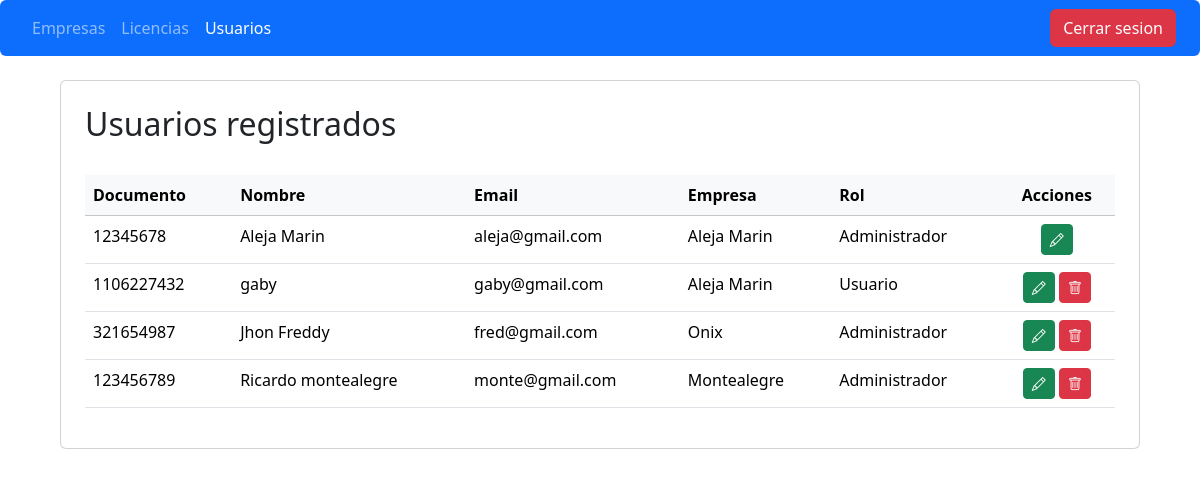
The page /superadmin/usuarios.php (signed in) on the database its author committed.
### tables this page shows
CREATE TABLE `usuario` (
  `documento` int(11) NOT NULL,
  `nombre` varchar(50) NOT NULL,
  `email` varchar(50) NOT NULL,
  `password` varchar(500) NOT NULL,
  `Id_rol` int(11) NOT NULL,
  `id_empresa` int(11) NOT NULL
);

CREATE TABLE `empresa` (
  `id_empresa` int(11) NOT NULL,
  `nombre_empresa` varchar(50) NOT NULL
);

CREATE TABLE `rol` (
  `Id_rol` int(11) NOT NULL,
  `nombre_rol` varchar(50) NOT NULL
);

### superadmin/usuarios.php (the view, shortened to what this page needs)
<?php
$conex = new Database;
$con = $conex->conectar();
$sql = $con->prepare("SELECT u.documento, u.nombre, u.email, e.nombre_empresa, e.id_empresa, r.nombre_rol
                     FROM usuario u
                     LEFT JOIN empresa e ON u.id_empresa = e.id_empresa
                     LEFT JOIN rol r ON u.Id_rol = r.Id_rol
                     ORDER BY u.nombre ASC");
$sql->execute();
$usuarios = $sql->fetchAll(PDO::FETCH_ASSOC);
?>
<!DOCTYPE html>
<html lang="en">
<head>
    <link href="https://cdn.jsdelivr.net/npm/bootstrap@5.3.2/dist/css/bootstrap.min.css" rel="stylesheet">
    <link rel="stylesheet" href="https://cdn.jsdelivr.net/npm/bootstrap-icons@1.11.1/font/bootstrap-icons.css">
</head>
<body class="container-fluid">
    <nav class="navbar navbar-expand-lg navbar-dark bg-primary mb-4 rounded">
        <div class="container-fluid">
            <div class="collapse navbar-collapse" id="navbarNav">
                <ul class="navbar-nav ms-4 me-auto">
                    <li class="nav-item">
                        <a class="nav-link" href="index.php">Empresas</a>
                    </li>
                    <li class="nav-item">
                        <a class="nav-link" href="licencias.php">Licencias</a>
                    </li>
                    <li class="nav-item">
                        <a class="nav-link active" href="usuarios.php">Usuarios</a>
                    </li>
                </ul>
                <div class="d-flex">
                    <a href="../include/exit.php" class="btn btn-danger me-4">Cerrar sesion</a>
                </div>
            </div>
        </div>
    </nav>
    <section class="card p-4 mx-auto" style="max-width: 90%;">
        <div class="d-flex justify-content-between align-items-center mb-4">
            <h2>Usuarios registrados</h2>
        </div>
        <table class="table table-hover">
            <thead class="table-light">
                <tr>
                    <th>Documento</th>
                    <th>Nombre</th>
                    <th>Email</th>
                    <th>Empresa</th>
                    <th>Rol</th>
                    <th class="text-center">Acciones</th>
                </tr>
            </thead>
            <tbody>
                <?php if(count($usuarios) > 0): ?>
                    <?php foreach($usuarios as $usuario): ?>
                        <tr>
                            <td><?php echo $usuario['documento']; ?></td>
                            <td><?php echo $usuario['nombre']; ?></td>
                            <td><?php echo $usuario['email']; ?></td>
                            <td><?php echo $usuario['nombre_empresa'] ? $usuario['nombre_empresa'] : '<span class="badge bg-secondary">Sin empresa</span>'; ?></td>
                            <td><?php echo $usuario['nombre_rol']; ?></td>
                            <td class="text-center">
                                <a href="editar_admin.php?documento=<?php echo $usuario['documento']; ?>&&nom=<?php echo $usuario['nombre_empresa']?>&&id=<?php echo $usuario['id_empresa']?>" class="btn btn-sm btn-success"><i class="bi bi-pencil"></i></a>
                                <?php if($_SESSION['documento'] != $usuario['documento']): ?>
                                <form method="POST" style="display:inline;">
                                    <button type="submit" name="eliminar" class="btn btn-sm btn-danger" onclick="return confirm('¿Está seguro de eliminar este usuario?')"><i class="bi bi-trash"></i></button>
                                </form>
                                <?php endif; ?>
                            </td>
                        </tr>
                    <?php endforeach; ?>
                <?php else: ?>
                    <tr>
                        <td colspan="6" class="text-center">No hay usuarios registrados</td>
                    </tr>
                <?php endif; ?>
            </tbody>
        </table>
    </section>
</body>
</html>

### superadmin/usuarios.php (style rules this page uses)
.container-fluid { padding-left: 0; padding-right: 0; }

### rows shown on the page
usuario: documento "12345678", nombre "Aleja Marin", email "aleja@gmail.com", id_empresa.nombre_empresa "Aleja Marin", Id_rol.nombre_rol "Administrador"
usuario: documento "1106227432", nombre "gaby", email "gaby@gmail.com", id_empresa.nombre_empresa "Aleja Marin", Id_rol.nombre_rol "Usuario"
usuario: documento "321654987", nombre "Jhon Freddy", email "fred@gmail.com", id_empresa.nombre_empresa "Onix", Id_rol.nombre_rol "Administrador"
usuario: documento "123456789", nombre "Ricardo montealegre", email "monte@gmail.com", id_empresa.nombre_empresa "Montealegre", Id_rol.nombre_rol "Administrador"
